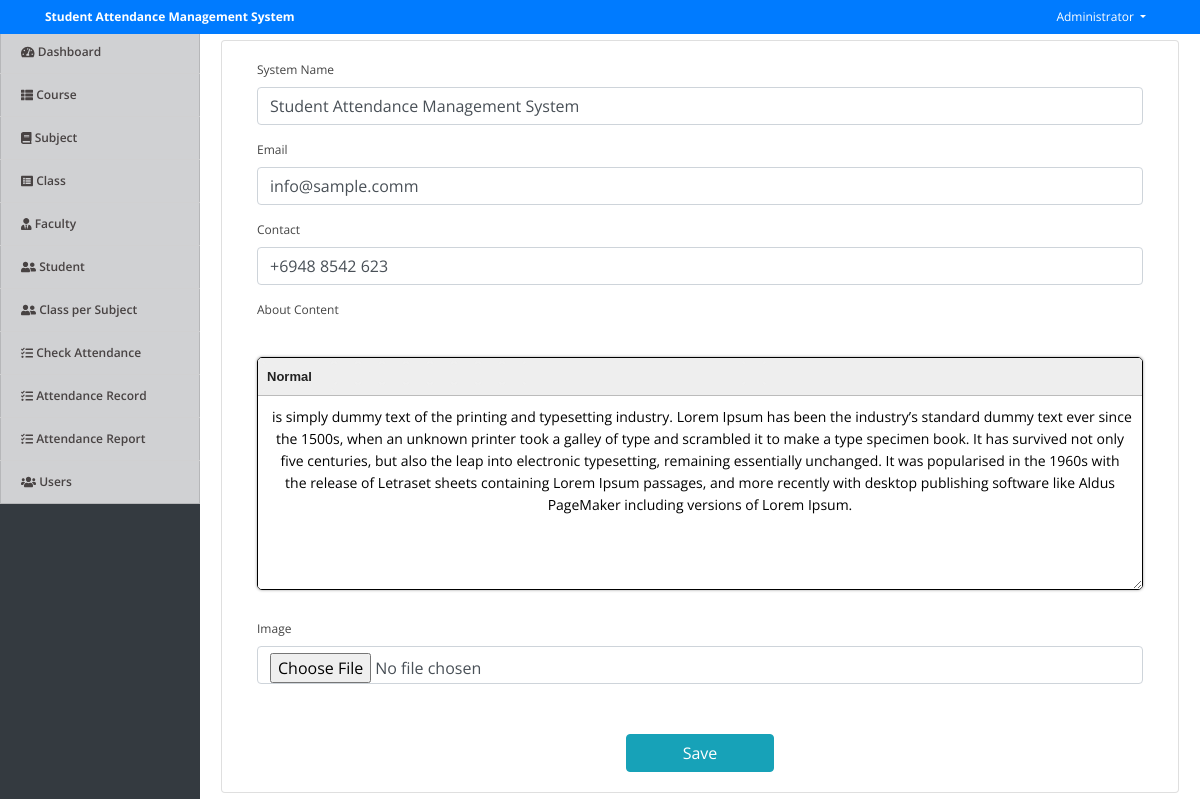
Before: /index.php?page=site_settings (signed in) with the older database file.
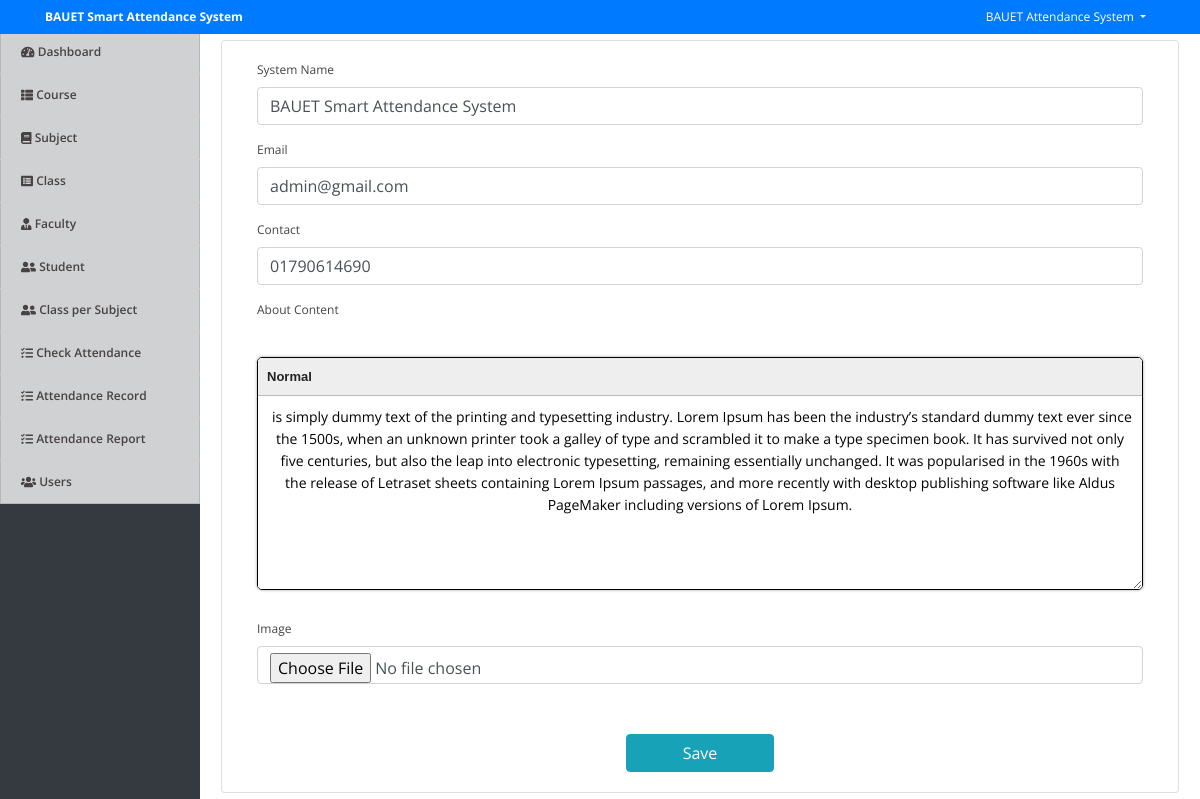
After: the same page with the newer database file.
### tables this page shows
CREATE TABLE `system_settings` (
  `id` int(30) NOT NULL,
  `name` text NOT NULL,
  `email` varchar(200) NOT NULL,
  `contact` varchar(20) NOT NULL,
  `cover_img` text NOT NULL,
  `about_content` text NOT NULL
);

### site_settings.php (the view, shortened to what this page needs)
<?php
include 'db_connect.php';
$qry = $conn->query("SELECT * from system_settings limit 1");
if($qry->num_rows > 0){
	foreach($qry->fetch_array() as $k => $val){
		$meta[$k] = $val;
	}
}
 ?>
<div class="container-fluid">
	<div class="card col-lg-12">
		<div class="card-body">
			<form action="" id="manage-settings">
				<div class="form-group">
					<label for="name" class="control-label">System Name</label>
					<input type="text" class="form-control" id="name" name="name" value="<?php echo isset($meta['name']) ? $meta['name'] : '' ?>" required>
				</div>
				<div class="form-group">
					<label for="email" class="control-label">Email</label>
					<input type="email" class="form-control" id="email" name="email" value="<?php echo isset($meta['email']) ? $meta['email'] : '' ?>" required>
				</div>
				<div class="form-group">
					<label for="contact" class="control-label">Contact</label>
					<input type="text" class="form-control" id="contact" name="contact" value="<?php echo isset($meta['contact']) ? $meta['contact'] : '' ?>" required>
				</div>
				<div class="form-group">
					<label for="about" class="control-label">About Content</label>
				</div>
				<div class="form-group">
					<label for="" class="control-label">Image</label>
					<input type="file" class="form-control" name="img" onchange="displayImg(this,$(this))">
				</div>
				<div class="form-group">
				</div>
				<center>
					<button class="btn btn-info btn-primary btn-block col-md-2">Save</button>
				</center>
			</form>
		</div>
	</div>
</div>

### topbar.php (shortened to what this page needs)
<nav class="navbar navbar-light fixed-top bg-primary" style="padding:0">
  <div class="container-fluid mt-2 mb-2">
  	<div class="col-lg-12">
      <div class="col-md-4 float-left text-white">
        <large><b><?php echo isset($_SESSION['system']['name']) ? $_SESSION['system']['name'] : '' ?></b></large>
      </div>
	  	<div class="float-right">
        <div class=" dropdown mr-4">
            <a href="#" class="text-white dropdown-toggle"  id="account_settings" data-toggle="dropdown" aria-haspopup="true" aria-expanded="false"><?php echo $_SESSION['login_name'] ?> </a>
        </div>
      </div>
  </div>
</nav>

Changed rows visible on the page:
changed system_settings: name "Student Attendance Management System" → "BAUET Smart Attendance System"; email "info@sample.comm" → "admin@gmail.com"; contact "+6948 8542 623" → "01790614690"
Other visible differences:
$_SESSION['system']['name']: "Student Attendance Management System" → "BAUET Smart Attendance System"
$_SESSION['login_name']: "Administrator" → "BAUET Attendance System"
